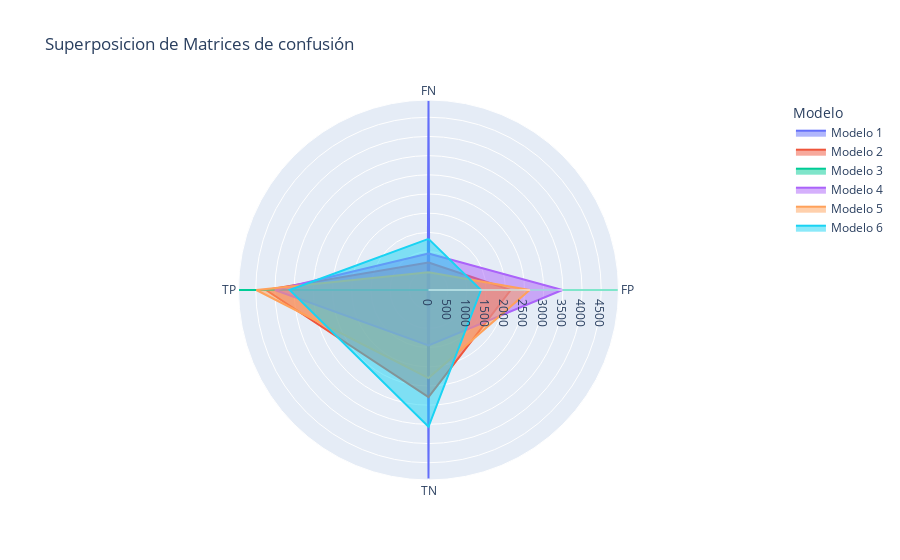

Here is the notebook cell this chart was saved with:
### Code cell
fig = px.line_polar(radarData, r='value', theta="variable",
                    line_close=True, title="Superposicion de Matrices de confusión",
                    color="Modelo")
fig.update_traces(fill='toself')
fig.write_html(path_base + r"\\static\html\knn_Matrices_confusión.html")
fig.write_image(path_base + r"\\static\img\knn_Matrices_confusión.png")
fig.show()

### Figure 1 — Plotly figure (JSON) as saved in the notebook; plotly's stock layout.template omitted (floating-point values rounded to 4 significant figures)
{"data": [{"fill": "toself", "hovertemplate": "Modelo=Modelo 1<br>value=%{r}<br>variable=%{theta}<extra></extra>", "legendgroup": "Modelo 1", "line": {"color": "#636efa", "dash": "solid"}, "marker": {"symbol": "circle"}, "mode": "lines", "name": "Modelo 1", "r": [4928, 20, 4910, 21, 4928], "showlegend": true, "subplot": "polar", "theta": ["FN", "FP", "TN", "TP", "FN"], "type": "scatterpolar"}, {"fill": "toself", "hovertemplate": "Modelo=Modelo 2<br>value=%{r}<br>variable=%{theta}<extra></extra>", "legendgroup": "Modelo 2", "line": {"color": "#EF553B", "dash": "solid"}, "marker": {"symbol": "circle"}, "mode": "lines", "name": "Modelo 2", "r": [715, 2142, 2788, 4234, 715], "showlegend": true, "subplot": "polar", "theta": ["FN", "FP", "TN", "TP", "FN"], "type": "scatterpolar"}, {"fill": "toself", "hovertemplate": "Modelo=Modelo 3<br>value=%{r}<br>variable=%{theta}<extra></extra>", "legendgroup": "Modelo 3", "line": {"color": "#00cc96", "dash": "solid"}, "marker": {"symbol": "circle"}, "mode": "lines", "name": "Modelo 3", "r": [0, 4930, 0, 4949, 0], "showlegend": true, "subplot": "polar", "theta": ["FN", "FP", "TN", "TP", "FN"], "type": "scatterpolar"}, {"fill": "toself", "hovertemplate": "Modelo=Modelo 4<br>value=%{r}<br>variable=%{theta}<extra></extra>", "legendgroup": "Modelo 4", "line": {"color": "#ab63fa", "dash": "solid"}, "marker": {"symbol": "circle"}, "mode": "lines", "name": "Modelo 4", "r": [949, 3487, 1443, 4000, 949], "showlegend": true, "subplot": "polar", "theta": ["FN", "FP", "TN", "TP", "FN"], "type": "scatterpolar"}, {"fill": "toself", "hovertemplate": "Modelo=Modelo 5<br>value=%{r}<br>variable=%{theta}<extra></extra>", "legendgroup": "Modelo 5", "line": {"color": "#FFA15A", "dash": "solid"}, "marker": {"symbol": "circle"}, "mode": "lines", "name": "Modelo 5", "r": [465, 2635, 2295, 4484, 465], "showlegend": true, "subplot": "polar", "theta": ["FN", "FP", "TN", "TP", "FN"], "type": "scatterpolar"}, {"fill": "toself", "hovertemplate": "Modelo=Modelo 6<br>value=%{r}<br>variable=%{theta}<extra></extra>", "legendgroup": "Modelo 6", "line": {"color": "#19d3f3", "dash": "solid"}, "marker": {"symbol": "circle"}, "mode": "lines", "name": "Modelo 6", "r": [1332, 1366, 3564, 3617, 1332], "showlegend": true, "subplot": "polar", "theta": ["FN", "FP", "TN", "TP", "FN"], "type": "scatterpolar"}], "layout": {"legend": {"title": {"text": "Modelo"}, "tracegroupgap": 0}, "polar": {"angularaxis": {"direction": "clockwise", "rotation": 90}, "domain": {"x": [0, 1], "y": [0, 1]}}, "title": {"text": "Superposicion de Matrices de confusión"}}}
